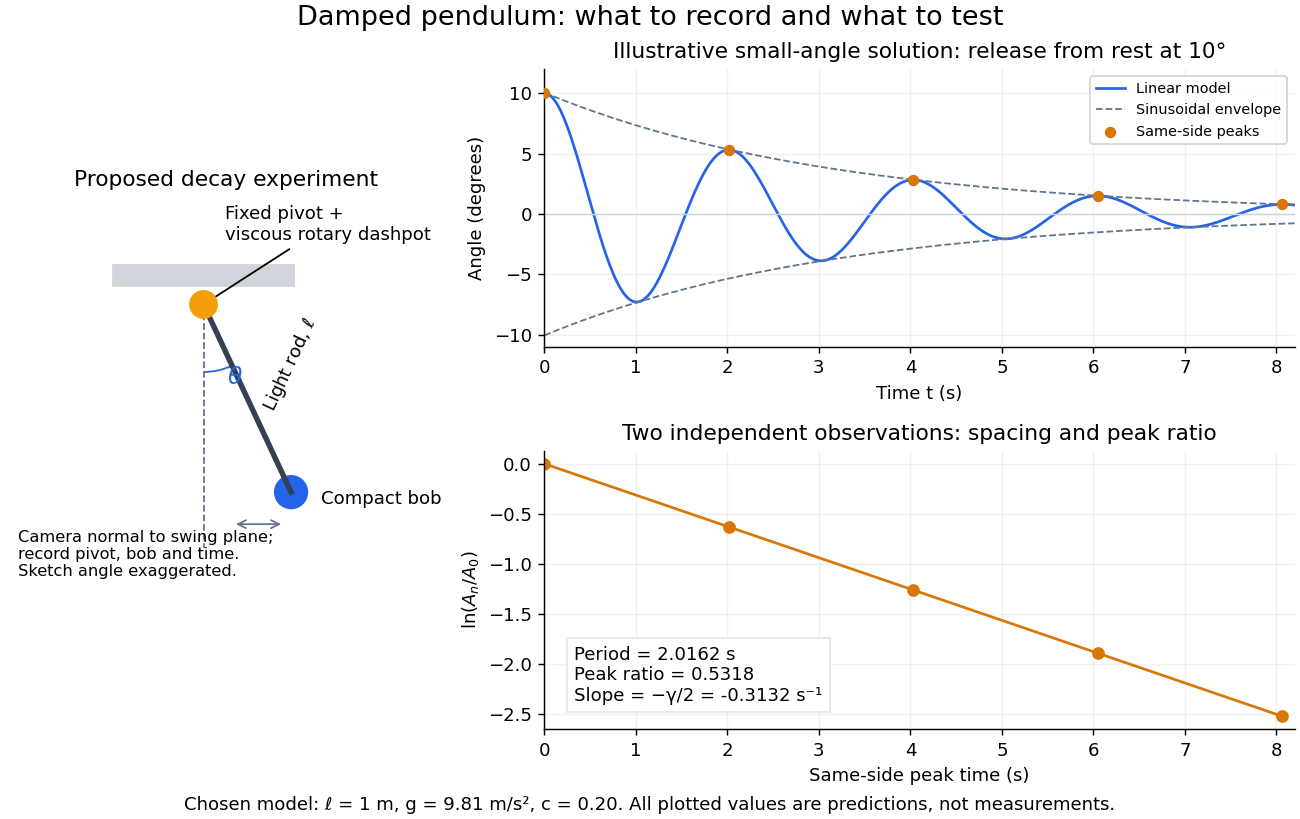

Write Python code to recreate this figure.
"""Proposed apparatus and illustrative linear decay, never measured data.

Tested with Python 3.14.4, NumPy 2.3.5 and Matplotlib 3.10.7.
Run from _media: MPLCONFIGDIR=/tmp/codex-wiki-matplotlib python ../damped-pendulum-decay-observation.py
The PNG is written to the current working directory.
"""

from pathlib import Path

import matplotlib
matplotlib.use("Agg")
import matplotlib.pyplot as plt
from matplotlib.patches import Arc, Circle, FancyArrowPatch, Rectangle
import numpy as np


def main():
    plt.rcParams.update({"font.size": 10, "axes.spines.top": False,
                         "axes.spines.right": False, "figure.facecolor": "white",
                         "axes.facecolor": "white", "savefig.facecolor": "white"})
    omega0 = np.sqrt(9.81 / 1.0)
    c = 0.2
    gamma = c * omega0
    wd = omega0 * np.sqrt(1 - c*c/4)
    period = 2*np.pi/wd
    time = np.linspace(0, 8.2, 1601)
    theta = 10*np.exp(-gamma*time/2)*(np.cos(wd*time) + gamma/(2*wd)*np.sin(wd*time))
    peak_t = np.arange(5)*period
    peak_a = 10*np.exp(-gamma*peak_t/2)
    envelope = 10/np.sqrt(1 - c*c/4)*np.exp(-gamma*time/2)

    fig = plt.figure(figsize=(10, 6.3), layout="constrained")
    gs = fig.add_gridspec(2, 2, width_ratios=(1, 1.7))
    apparatus = fig.add_subplot(gs[:, 0])
    trace = fig.add_subplot(gs[0, 1])
    peaks = fig.add_subplot(gs[1, 1])
    fig.suptitle("Damped pendulum: what to record and what to test", fontsize=15)
    apparatus.set_title("Proposed decay experiment")
    apparatus.set_xlim(-1.1, 1.35)
    apparatus.set_ylim(-1.65, 0.6)
    apparatus.set_aspect("equal")
    apparatus.axis("off")
    apparatus.add_patch(Rectangle((-0.5, 0.10), 1.0, 0.12, color="#d1d5db"))
    apparatus.plot([0, 0], [0, -1.35], color="#64748b", ls="--", lw=1)
    angle = np.deg2rad(25)  # Exaggerated for readability; not the 10 degree release.
    bob = (1.15*np.sin(angle), -1.15*np.cos(angle))
    apparatus.plot([0, bob[0]], [0, bob[1]], lw=3, color="#334155")
    apparatus.add_patch(Circle(bob, 0.09, color="#2563eb"))
    apparatus.add_patch(Circle((0, 0), 0.075, color="#f59e0b", zorder=4))
    apparatus.add_patch(Arc((0, 0), 0.75, 0.75, theta1=270, theta2=295, color="#2563eb"))
    apparatus.text(0.13, -0.44, r"$\theta$", color="#2563eb", fontsize=13)
    apparatus.annotate("Fixed pivot +\nviscous rotary dashpot", xy=(0, 0),
                       xytext=(0.12, 0.36), arrowprops={"arrowstyle": "->"}, fontsize=10)
    apparatus.text(0.48, -0.58, r"Light rod, $\ell$", rotation=65, ha="center")
    apparatus.text(0.65, -1.11, "Compact bob", fontsize=10)
    apparatus.add_patch(FancyArrowPatch((0.16, -1.22), (0.45, -1.22),
                                       arrowstyle="<->", mutation_scale=11, color="#64748b"))
    apparatus.text(-1.03, -1.51, "Camera normal to swing plane;\nrecord pivot, bob and time.\nSketch angle exaggerated.", fontsize=9)
    trace.set_title("Illustrative small-angle solution: release from rest at 10°")
    trace.plot(time, theta, color="#2563eb", label="Linear model")
    trace.plot(time, envelope, color="#64748b", ls="--", lw=1, label="Sinusoidal envelope")
    trace.plot(time, -envelope, color="#64748b", ls="--", lw=1)
    trace.scatter(peak_t, peak_a, color="#d97706", s=28, zorder=4, label="Same-side peaks")
    trace.axhline(0, color="#cbd5e1", lw=0.8)
    trace.set(xlim=(0, 8.2), ylim=(-11, 12), xlabel="Time t (s)", ylabel="Angle (degrees)")
    trace.legend(fontsize=8, loc="upper right")
    trace.grid(alpha=0.17)
    peaks.set_title("Two independent observations: spacing and peak ratio")
    peaks.plot(peak_t, np.log(peak_a/peak_a[0]), "o-", color="#d97706")
    peaks.set(xlim=(0, 8.2), xlabel="Same-side peak time (s)", ylabel=r"$\ln(A_n/A_0)$")
    peaks.grid(alpha=0.17)
    peaks.text(0.04, 0.10, f"Period = {period:.4f} s\nPeak ratio = {np.exp(-gamma*period/2):.4f}\nSlope = −γ/2 = {(-gamma/2):.4f} s⁻¹",
               transform=peaks.transAxes, fontsize=10,
               bbox={"facecolor": "white", "edgecolor": "#e2e8f0", "alpha": 0.95})
    fig.supxlabel("Chosen model: ℓ = 1 m, g = 9.81 m/s², c = 0.20. All plotted values are predictions, not measurements.", fontsize=10)
    output = Path.cwd() / (Path(__file__).stem + ".png")
    fig.savefig(output, dpi=130, facecolor="white", transparent=False)
    plt.close(fig)
    print(f"{output.name}: T={period:.8f} s; gamma={gamma:.8f} s^-1; peak ratio={np.exp(-gamma*period/2):.8f}")


if __name__ == "__main__":
    main()
